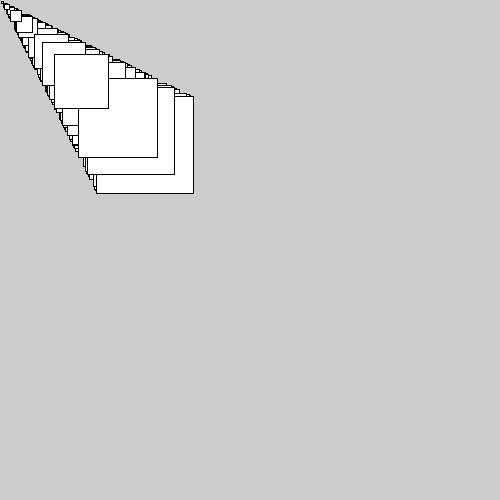
Frame 1 (no input)
Frame 60 (the mouse pressed at the canvas centre just before this capture): identical to frame 1, image omitted
Frame 120 (the mouse held since frame 60 and released just before this capture): identical to frame 1, image omitted

The Processing sketch that drew this single still picture (run headless with seeded random() and noise(); from frame 60 on, the mouse is pressed at the canvas centre):

// Processing sketch: sketch_2_oct_2019
// ── sketch_2_oct_2019.pde
//int []numbers={1, 2, 3, 4, 5, 6};
//String []words;

//void setup(){
//  println(numbers[2]);
//  words = new String[4];
  
//  words[0] = "Banana";
//  words[1] = "Milk";
//  words[2] = "Strawberries";
//  words[3] = "Berries";
  
//  for (int i=0; i<4; i++){
//    println(words[i]);
//  }
//}

float []randomNums = new float[100];
String []sentence = new String [9];
int counter=0;

void setup(){
  size (500, 500);
  for (int i=0; i<100; i++){
    randomNums[i]=random(0, 100);
    println(randomNums[i]);
  }
  sentence[0]="the ";
  sentence[1]="rain ";
  sentence[2]="in ";
  sentence[3]="Spain ";
  sentence[4]="falls ";
  sentence[5]="mainly ";
  sentence[6]="in ";
  sentence[7]="the ";
  sentence[8]="plane";
  
  for (int i=0; i<sentence.length;i++){
    if (sentence[i]=="the "){
      counter++;
    }
    println(counter);
  }
}

void draw(){
  for (int i=0; i<randomNums.length; i++){
    rect(randomNums[i], randomNums[i], randomNums[i], randomNums[i]);
  }
 
 
  //for (int i=0; i<sentence.length; i++){
  //  if (i=){
  //  println(counter);}
  //}
}
